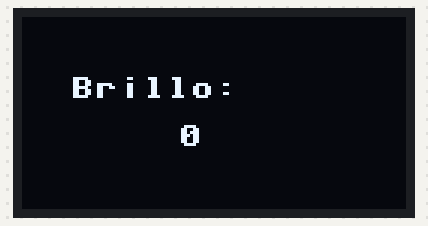
The program below on a simulated ESP32 board running MicroPython. Shown: 128×64 one-colour display.

Above: at 5.72 s.

Measured:
- by itself, everything shown: repeats every 5.6 s, in 102 steps

The program:

P1C_contraste.py
```python
from machine import I2C, Pin
import ssd1306
import time


# Inicialización I2C
i2c = I2C(
    0,
    scl=Pin(22),
    sda=Pin(21),
    freq=400000
)

# Inicialización OLED
oled = ssd1306.SSD1306_I2C(128, 64, i2c)

oled.fill(0)
oled.text('Contraste:', 16, 20, 1)
oled.show()

# Barrido de brillo
while True:

    # Incrementar brillo
    for nivel in range(0, 256, 5):

        oled.contrast(nivel)

        oled.fill(0)

        oled.text('Brillo:', 16, 20, 1)

        oled.text(str(nivel), 52, 36, 1)

        oled.show()

        time.sleep_ms(30)

    # Disminuir brillo
    for nivel in range(255, -1, -5):

        oled.contrast(nivel)

        oled.fill(0)

        oled.text('Brillo:', 16, 20, 1)

        oled.text(str(nivel), 52, 36, 1)

        oled.show()

        time.sleep_ms(30)
```
